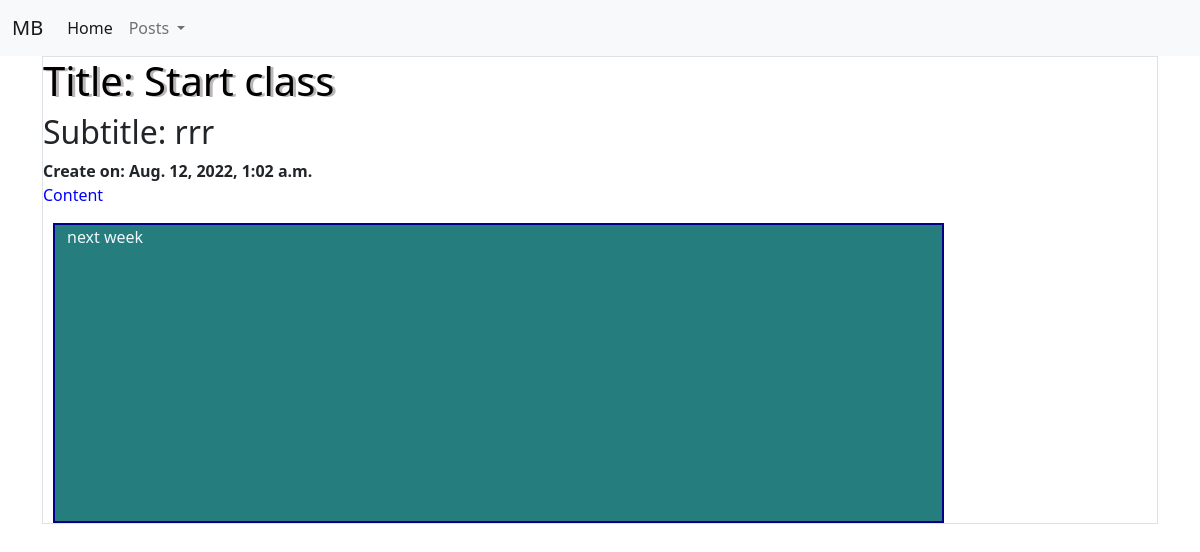
The app's page /posts/1/ with its own data.
### posts/models.py (models this page shows, shortened)
class Post(models.Model): #inheritance
    title = models.CharField(max_length=256)   # composition
    subtitle = models.CharField(max_length=256)
    body = models.TextField()
    created_on = models.DateTimeField(auto_now_add=True)

### posts/views.py (the view)
# urls.py: path('<int:pk>/', PostDetailView.as_view(), name="post_detail"),
class PostDetailView(DetailView):
    template_name = "posts/detail.html"  ##check the dir name "postSSS"
    model = Post

### templates/posts/detail.html (shortened to what this page needs)
{% extends 'base.html' %}
{% load static %}
{% block link %}
<link rel="stylesheet" href="{% static 'css/detail.css' %}" />
{% endblock link %}
{% block content %}
<div class="border">
    <h1 id="ptitle">Title: {{ post.title }}</h1>
    <h2>Subtitle: {{ post.subtitle }}</h2>
    <strong>Create on: {{ post.created_on }}</strong>
    <p id="paraph">Content</p>
    <div class="container" id="postbox"">
        <p>{{ post.body }}</p>
    </div>
</div>
{% endblock content %}

### static/css/detail.css (style rules this page uses)
#postbox { background-color: rgb(37, 125, 125); color: aliceblue; border: 2px solid darkblue; height: 300px; width: 80%; margin-left: 10px; }
#ptitle { color: rgb(0, 0, 0); text-shadow: rgba(17, 1, 1, 0.281) 3px 1px; }
#paraph { color: blue; }

### records on screen
Post: title "Start class", subtitle "rrr", created_on "Aug. 12, 2022, 1:02 a.m.", body "next week"
